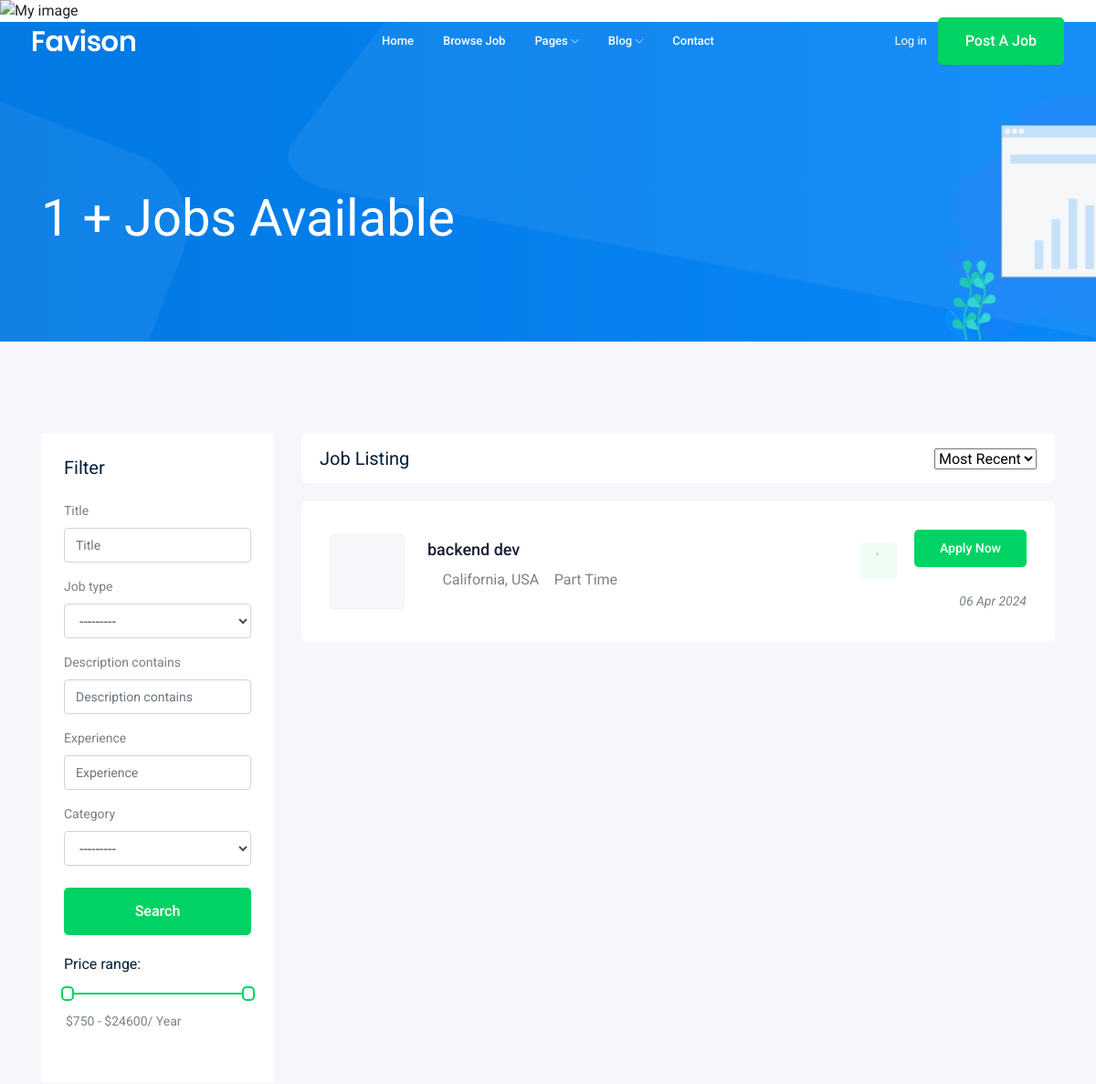
The app's page /jobs/ (upper part), older data.
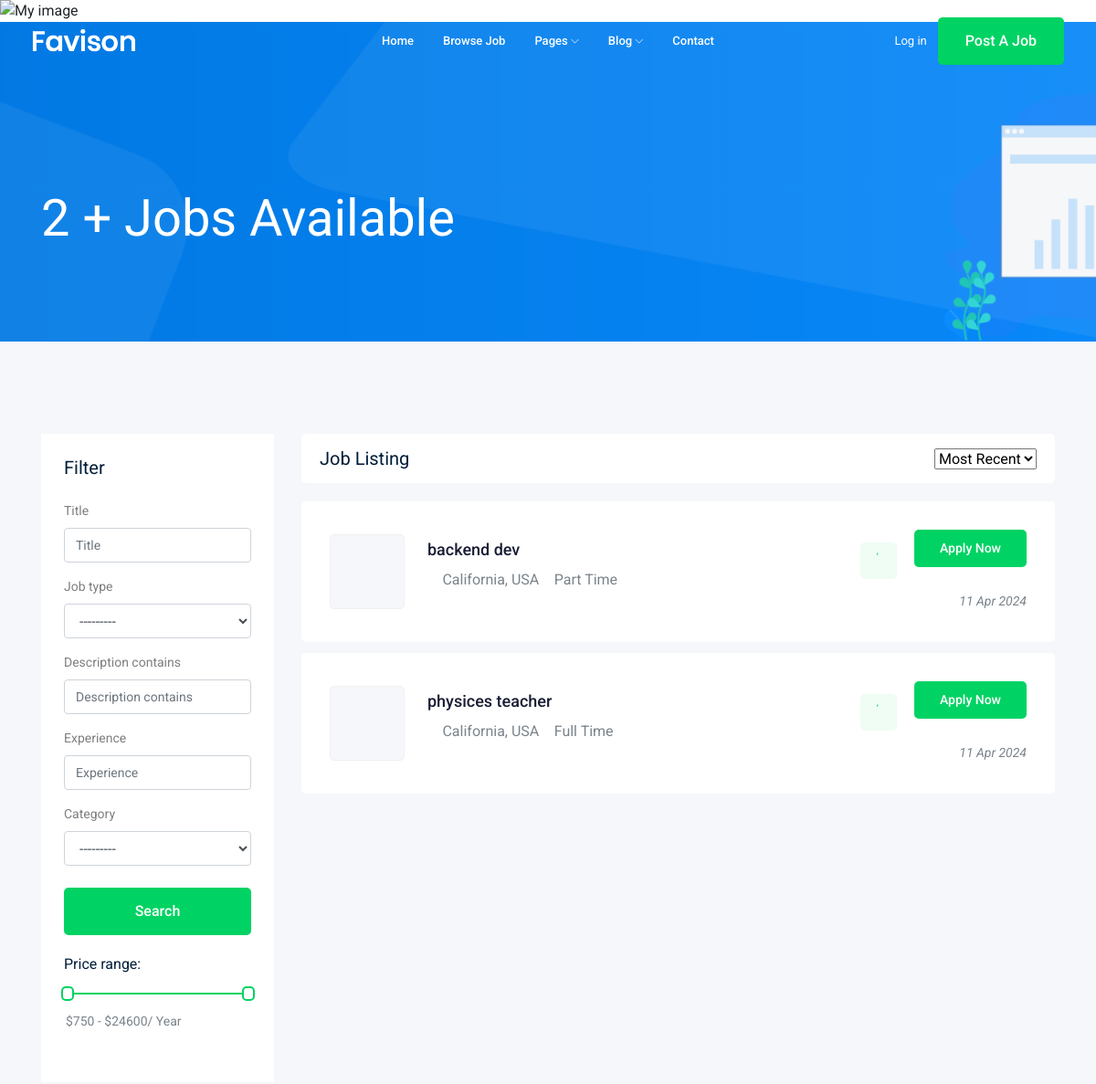
The same page, newer data.
### job/models.py (models this page shows, shortened)
class Job(models.Model): #this a model represent db tabel
    owner = models.ForeignKey(User , on_delete=models.CASCADE)
    title = models.CharField(max_length=20) # column fr
    job_type = models.CharField(max_length=15,choices=JOB_TYPE)
    Description = models.TextField(max_length=1000) # for long text
    Published_at = models.DateTimeField(auto_now=True)
    vacancy = models.IntegerField(default=1)
    salary = models.IntegerField(default=2000)
    experience = models.IntegerField(default=1)
    category = models.ForeignKey("Category",on_delete=models.CASCADE)#CASCADE = >on delete will delete evrything related to job
    image = models.ImageField(upload_to= Upload_Image)# can insert 'jobs/' as value or the func that you wrote
    slug = models.SlugField(blank=True,null=True) #to show job title in headline bar
    def __str__(self) -> str: #to show the job name instead of job oject1
        return self.title

### job/views.py (the view)
# urls.py: path('',views.job_lists,name="job_list"),# get all objects (jobs) instantiated form Class job
def job_lists(request):
    job_lists1 = Job.objects.all() # => return all objects in Job
    my_filter = JobFilter(request.GET,queryset=job_lists1)
    job_lists = my_filter.qs
    paginator = Paginator(job_lists,4)  # Show 3 contacts per page.
    page_number = request.GET.get("page")
    page_obj = paginator.get_page(page_number)
    context = {"jobs":page_obj,"job":job_lists1,"myfilter":my_filter}
    return render(request,'job/job_lists.html',context) #=> (request,templates (path),context)

### job/models.py (called while the page is built)
    def __str__(self) -> str: #to show the Category name instead of Category oject1
        return self.name

### job/templates/job/job_lists.html (shortened to what the changed rows need)
{% extends "base.html" %}
{% load bootstrap4 %}
{% block body %}
    <div class="bradcam_area bradcam_bg_1">
        <div class="container">
            <div class="row">
                <div class="col-xl-12">
                    <div class="bradcam_text">
                        <h3>{{job.count}} + Jobs Available</h3>{% comment %} to show the num of jobs in db {% endcomment %}
                    </div>
                </div>
            </div>
        </div>
    </div>
    <div class="job_listing_area plus_padding">
        <div class="container">
            <div class="row">
                <div class="col-lg-9">
                    <div class="job_lists m-0">
                        <div class="row">
                            {% for job in jobs %}
                            <div class="col-lg-12 col-md-12">
                                <div class="single_jobs white-bg d-flex justify-content-between">
                                    <div class="jobs_left d-flex align-items-center">
                                        <div class="thumb">
                                        </div>
                                        <div class="jobs_content">
                                            <a href="{% url 'jobs:job_detail' job.slug %}"><h4>{{job}}</h4></a>
                                            <div class="links_locat d-flex align-items-center">
                                                <div class="location">
                                                    <p> <i class="fa fa-map-marker"></i> California, USA</p>
                                                </div>
                                                <div class="location">
                                                    <p> <i class="fa fa-clock-o"></i> {{job.job_type}}</p>
                                                </div>
                                            </div>
                                        </div>
                                    </div>
                                    <div class="jobs_right">
                                        <div class="apply_now">
                                            <a class="heart_mark" href="#"> <i class="fa fa-heart"></i> </a>
                                            <a href="{% url 'jobs:job_detail' job.slug %}" class="boxed-btn3">Apply Now</a>
                                        </div>
                                        <div class="date">
                                            <p>{{job.Published_at|date:'d M o'}}</p>
                                        </div>
                                    </div>
                                </div>
                            </div>
                            {% endfor %}
                        </div>
                    </div>
                </div>
            </div>
        </div>
    </div>
{% endblock body %}

Row changes from the older to the newer data that the page shows:
changed Job "backend dev": Published_at "06 Apr 2024" → "11 Apr 2024"
added Job: title "physices teacher", job_type "Full Time", Published_at "11 Apr 2024"
Text that changed along with them:
{{ job.count }}: "1" → "2"
